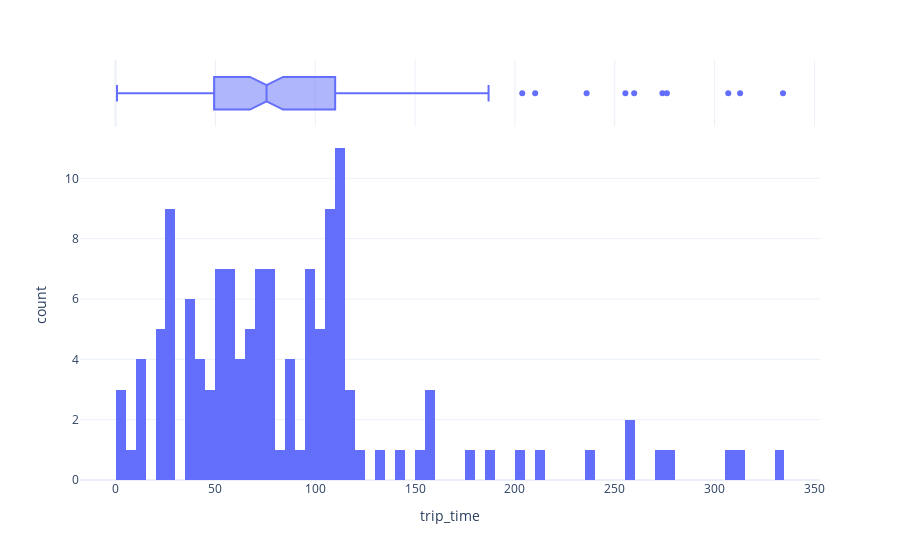

Source (notebook cell):
### Code cell
#Selection attributes
line = '1'
direction = 1
day_type = 'LA'
time_int = 0
stopA = int(lines_collected_dict[line][str(direction)]['stops'][1])
stopB = int(lines_collected_dict[line][str(direction)]['stops'][2])
st_hour = 7
end_hour = 11

#Select data
selection_df = times_bt_stops.loc[(times_bt_stops.line == line) & \
                      (times_bt_stops.direction == direction) & \
                      (times_bt_stops.date.dt.weekday.isin(day_type_dict[day_type])) & \
                      (times_bt_stops.stopA == stopA) & (times_bt_stops.stopB == stopB) & \
                      (times_bt_stops.st_hour >= st_hour) & (times_bt_stops.end_hour <= end_hour)]
#Times to each stop histogram
fig = px.histogram(selection_df, x="trip_time", marginal="box",
                   hover_data=selection_df.columns, nbins=100)
fig.show()

### Figure 1 — Plotly figure (JSON) as saved in the notebook; plotly's stock layout.template omitted (floating-point values rounded to 4 significant figures; data arrays with more than 128 entries replaced by an {"elided": "..."} marker saying what was removed)
{"data": [{"alignmentgroup": "True", "bingroup": "x", "hoverlabel": {"namelength": 0}, "hovertemplate": "trip_time=%{x}<br>count=%{y}", "legendgroup": "", "marker": {"color": "#636efa"}, "name": "", "nbinsx": 100, "offsetgroup": "", "orientation": "v", "showlegend": false, "type": "histogram", "x": {"elided": "132 float values"}, "xaxis": "x", "yaxis": "y"}, {"alignmentgroup": "True", "customdata": {"elided": "132x10 mixed values"}, "hoverlabel": {"namelength": 0}, "hovertemplate": "trip_time=%{customdata[8]}<br>line=%{customdata[0]}<br>direction=%{customdata[1]}<br>date=%{customdata[2]}<br>st_hour=%{customdata[3]}<br>end_hour=%{customdata[4]}<br>stopA=%{customdata[5]}<br>stopB=%{customdata[6]}<br>bus=%{customdata[7]}<br>api_trip_time=%{customdata[9]}", "legendgroup": "", "marker": {"color": "#636efa"}, "name": "", "notched": true, "offsetgroup": "", "showlegend": false, "type": "box", "x": {"elided": "132 float values"}, "xaxis": "x2", "yaxis": "y2"}], "layout": {"barmode": "relative", "legend": {"tracegroupgap": 0}, "margin": {"t": 60}, "xaxis": {"anchor": "y", "domain": [0, 1], "title": {"text": "trip_time"}}, "xaxis2": {"anchor": "y2", "domain": [0, 1], "matches": "x", "showgrid": true, "showticklabels": false}, "yaxis": {"anchor": "x", "domain": [0, 0.8316], "title": {"text": "count"}}, "yaxis2": {"anchor": "x2", "domain": [0.8416, 1], "matches": "y2", "showgrid": false, "showline": false, "showticklabels": false, "ticks": ""}}}
